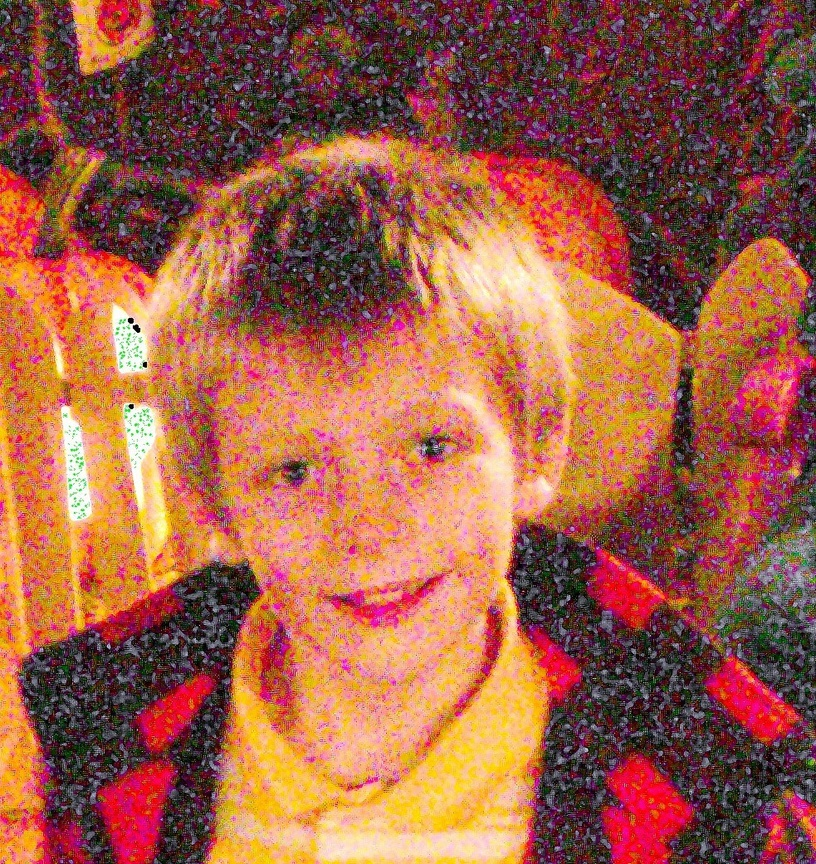
#> input picture Phase3/task1/face.jpg, 816 x 864 px, shrunk from 983 x 1041 before the run, found by its file name
$ python subtask1.py
#> lines starting #> are read from the running program, lines starting #| are printed output that depends on the picture
import cv2
import numpy as np
import matplotlib.pyplot as plt

img = cv2.imread(r'Phase3\task1\face.jpg')
#> img is the input picture: shape (864, 816, 3); mean B, G, R 70.7, 94.6, 158.3

gray = cv2.cvtColor(img,cv2.COLOR_BGR2GRAY)
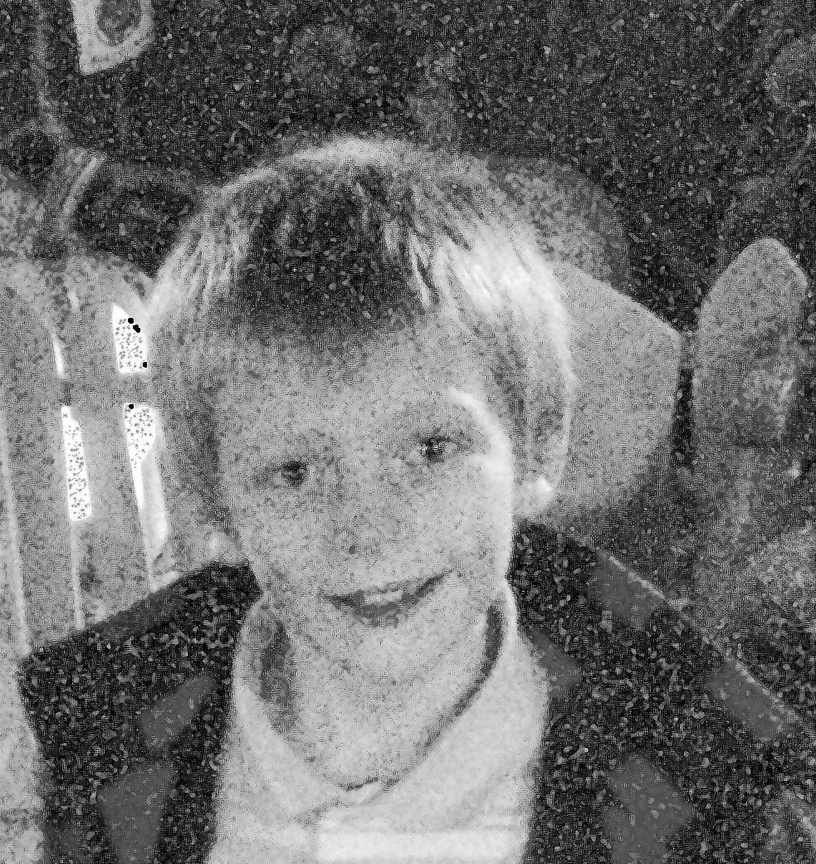
#> gray: shape (864, 816); min 0, max 255, mean 111

k_size = 7

avg_blur = cv2.blur(gray,(k_size,k_size))
median_blur = cv2.medianBlur(gray,k_size)
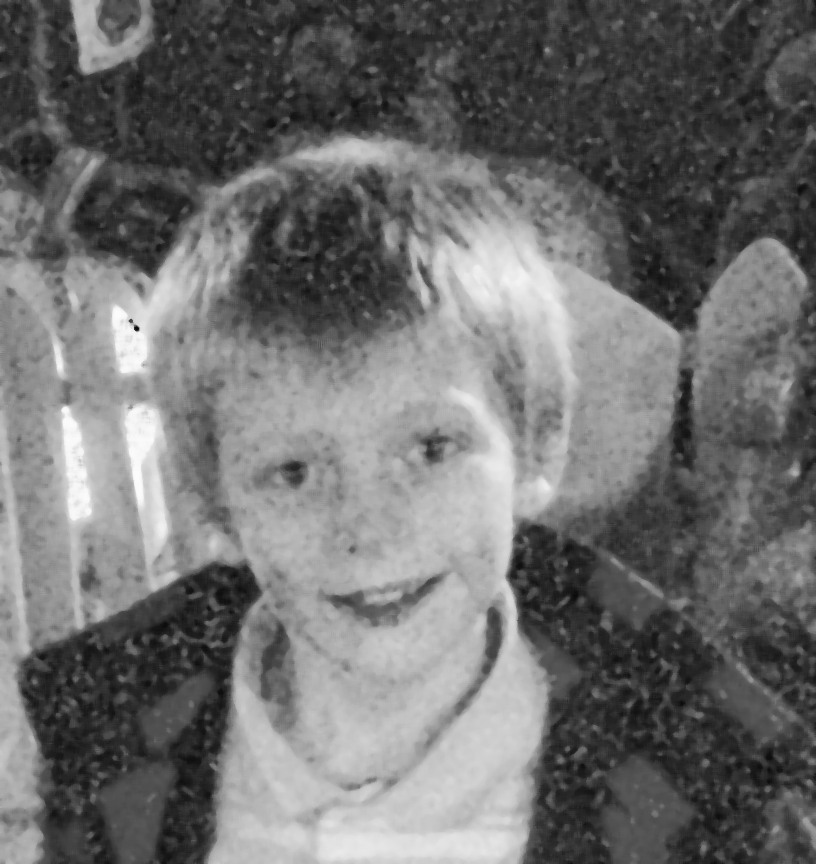
#> median_blur: shape (864, 816); min 9, max 252, mean 110.2
gaussian_blur = cv2.GaussianBlur(gray,(k_size, k_size),0)

t_lower, t_upper = 50, 150

edges_avg = cv2.Canny(avg_blur, t_lower, t_upper)
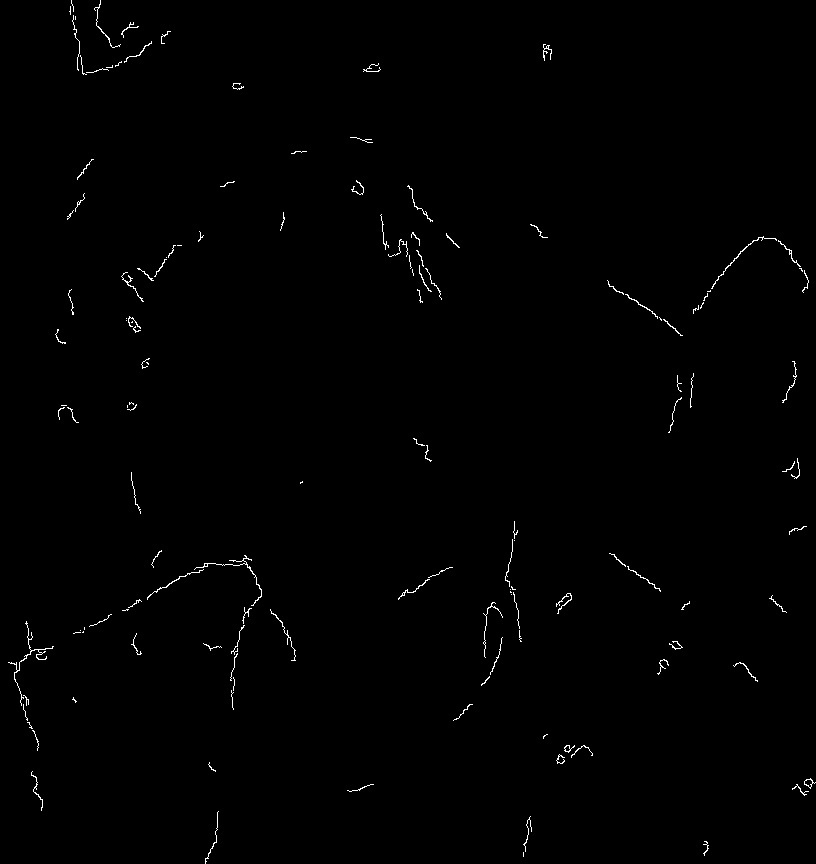
#> edges_avg: shape (864, 816); 0.61% white in thin lines or dots
edges_median = cv2.Canny(median_blur, t_lower, t_upper)
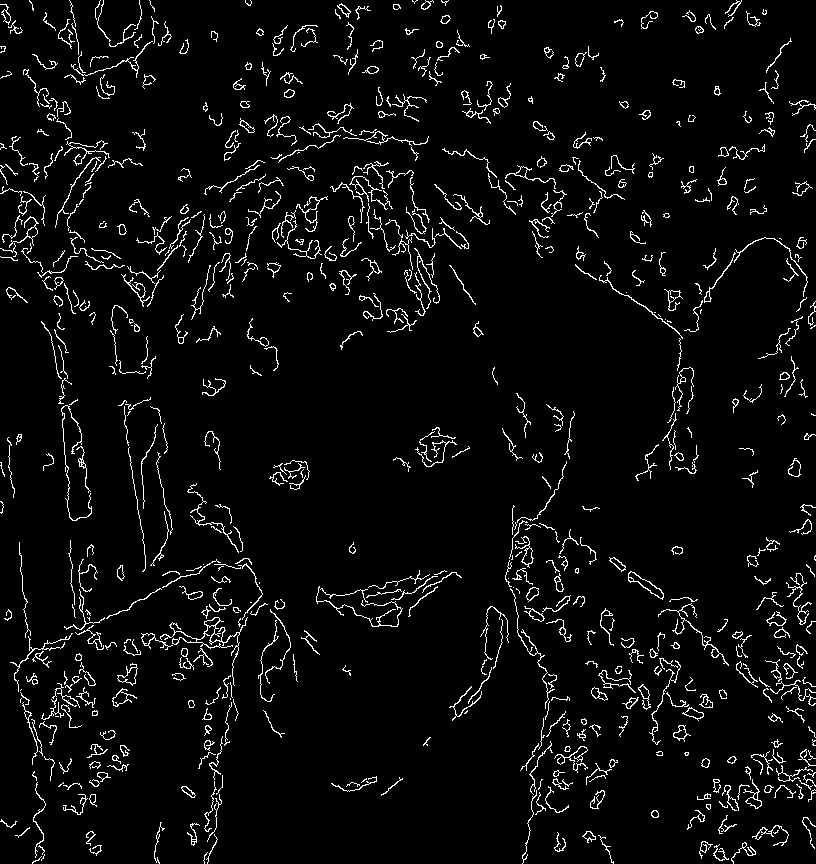
#> edges_median: shape (864, 816); 4.6% white in thin lines or dots
edges_gaussian = cv2.Canny(gaussian_blur, t_lower, t_upper)
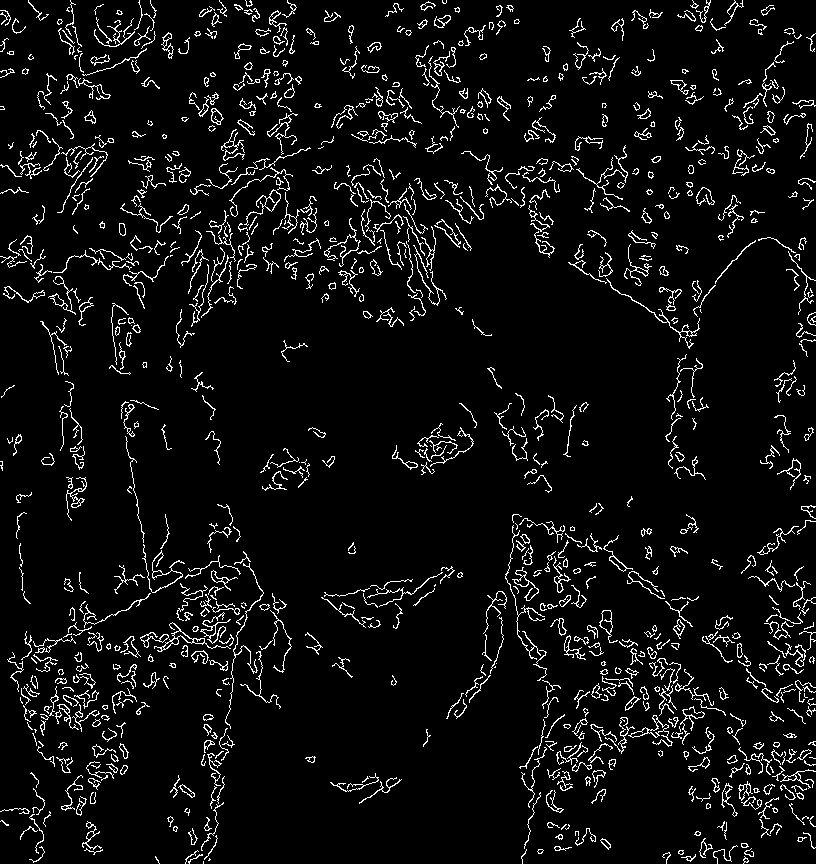
#> edges_gaussian: shape (864, 816); 5.9% white in thin lines or dots

plt.figure(figsize=(14, 7))

plt.subplot(2, 4, 1)
plt.imshow(gray, cmap='gray')
plt.title('Original Noisy Face')


plt.subplot(2, 4, 2)
plt.imshow(avg_blur, cmap='gray')
plt.title('Average Blur')


plt.subplot(2, 4, 3)
plt.imshow(median_blur, cmap='gray')
plt.title('Median Blur')


plt.subplot(2, 4, 4)
plt.imshow(gaussian_blur, cmap='gray')
plt.title('Gaussian Blur')


plt.subplot(2, 4, 6)
plt.imshow(edges_avg, cmap='gray')
plt.title('Canny (Average)')


plt.subplot(2, 4, 7)
plt.imshow(edges_median, cmap='gray')
plt.title('Canny (Median)')


plt.subplot(2, 4, 8)
plt.imshow(edges_gaussian, cmap='gray')
plt.title('Canny (Gaussian)')


plt.tight_layout()
plt.show()
